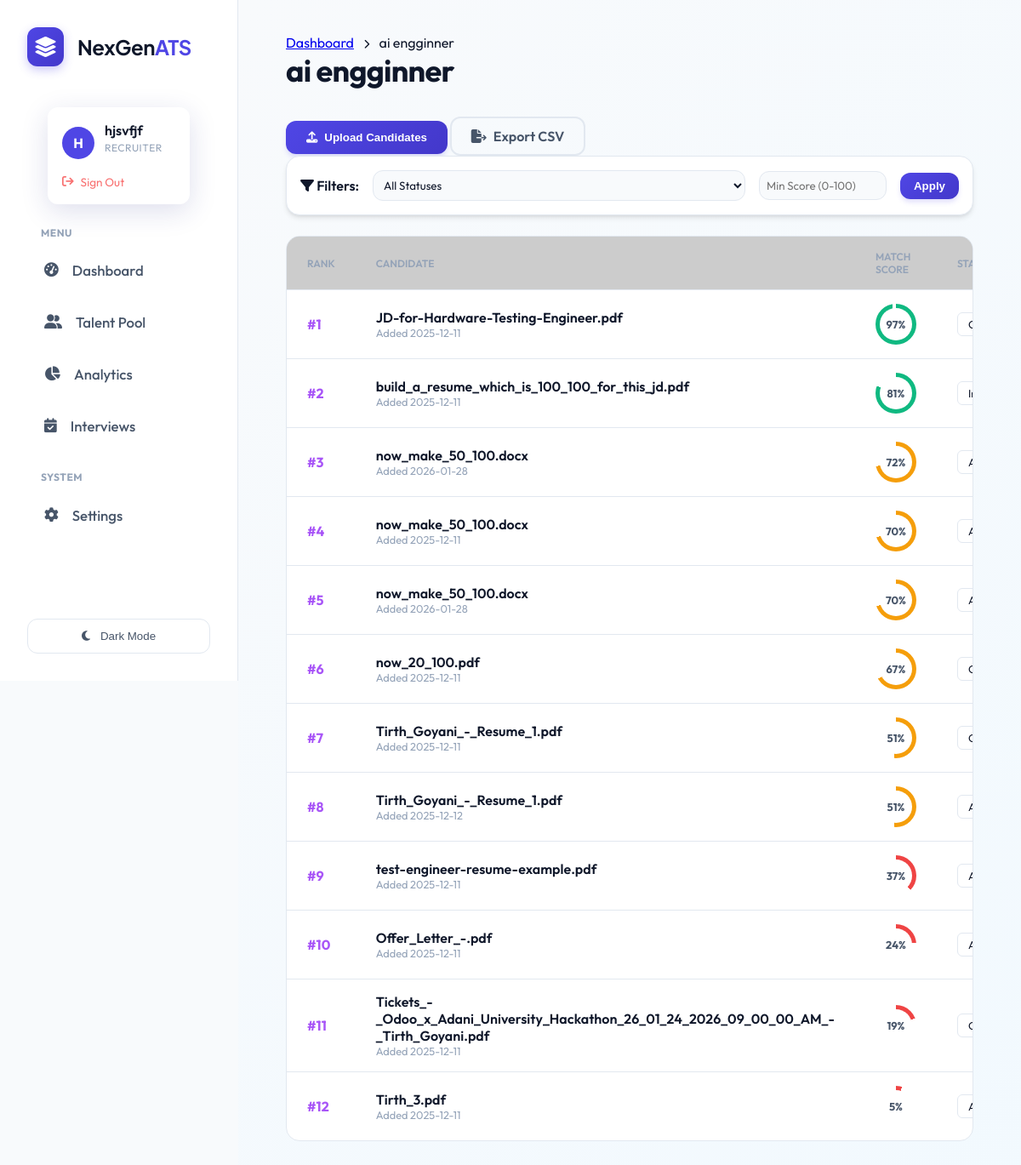
The page /jobs/22 (signed in) on the database its author committed.
### tables this page shows
CREATE TABLE users (
                    id INTEGER PRIMARY KEY AUTOINCREMENT,
                    name TEXT NOT NULL,
                    email TEXT UNIQUE NOT NULL,
                    password_hash TEXT NOT NULL,
                    role TEXT DEFAULT 'candidate', -- recruiter, candidate, admin
                    created_at TIMESTAMP DEFAULT CURRENT_TIMESTAMP
                , resume_path TEXT, skills TEXT, experience TEXT, education TEXT, profile_summary TEXT, full_text TEXT);

CREATE TABLE jobs (
                    id INTEGER PRIMARY KEY AUTOINCREMENT,
                    title TEXT NOT NULL,
                    description TEXT,
                    created_at TIMESTAMP DEFAULT CURRENT_TIMESTAMP,
                    status TEXT DEFAULT 'Open'
                );

CREATE TABLE candidates (
                    id INTEGER PRIMARY KEY AUTOINCREMENT,
                    job_id INTEGER,
                    filename TEXT,
                    semantic_score REAL,
                    skills_score REAL,
                    experience_score REAL,
                    total_score REAL,
                    email TEXT,
                    phone TEXT,
                    full_text TEXT,
                    missing_skills TEXT,
                    interview_questions TEXT,
                    created_at TIMESTAMP DEFAULT CURRENT_TIMESTAMP, user_id INTEGER, status TEXT DEFAULT 'Applied', notes TEXT, name TEXT,
                    FOREIGN KEY(job_id) REFERENCES jobs(id)
                );

### routes/core.py (the view)
@bp.route('/jobs/<int:job_id>')
@login_required
@role_required('recruiter')
def job_detail(job_id):
    conn = database.get_db_connection()
    job = conn.execute('SELECT * FROM jobs WHERE id = ?', (job_id,)).fetchone()
    if not job:
        return "Job not found", 404
    min_score = request.args.get('min_score', type=float)
    status_filter = request.args.get('status_filter')
    query = 'SELECT * FROM candidates WHERE job_id = ?'
    params = [job_id]
    if min_score:
        query += ' AND total_score >= ?'
        params.append(min_score)
    if status_filter:
        query += ' AND status = ?'
        params.append(status_filter)
    query += ' ORDER BY total_score DESC'
    candidates = conn.execute(query, params).fetchall()
    conn.close()
    return render_template('job_detail.html', job=job, candidates=candidates)

### app.py (called while the page is built)
@login_manager.user_loader
def load_user(user_id):
    return User.get(user_id)

### database.py (called while the page is built)
def get_db_connection():
    db_url = os.getenv('DATABASE_URL')
    if db_url:
        import psycopg2
        from psycopg2.extras import RealDictCursor
        conn = psycopg2.connect(db_url, cursor_factory=RealDictCursor)
        return conn
    else:
        conn = sqlite3.connect(DB_NAME)
        conn.row_factory = sqlite3.Row
        return conn

    @staticmethod
    def get(user_id):
        conn = get_db_connection()
        user = conn.execute('SELECT * FROM users WHERE id = ?', (user_id,)).fetchone()
        conn.close()
        if not user: return None
        return User(user['id'], user['name'], user['email'], user['role'], user['password_hash'],
                   user['resume_path'], user['skills'], user['experience'], user['education'], user['profile_summary'])

### templates/job_detail.html (shortened to what this page needs)
{% extends "layout.html" %}
{% block content %}
<div class="job-header">
    <div class="header-actions">
        <div class="breadcrumbs">
            <a href="/">Dashboard</a> <i class="fa-solid fa-chevron-right"
                style="font-size: 0.7rem; margin: 0 0.5rem;"></i> {{ job.title }}
        </div>
        <h1>{{ job.title }}</h1>
    </div>
    <div class="action-buttons">
        <button onclick="triggerUpload()" class="btn-primary">
            <i class="fa-solid fa-upload"></i> Upload Candidates
        </button>
        <a href="/jobs/{{ job.id }}/export" class="btn-secondary" style="text-decoration:none;">
            <i class="fa-solid fa-file-export"></i> Export CSV
        </a>
    </div>
</div>
<div class="filter-toolbar glass-card"
    style="padding: 1rem; margin-bottom: 1.5rem; display: flex; gap: 1rem; align-items: center;">
    <span style="font-weight: 600; color: var(--text-primary);"><i class="fa-solid fa-filter"></i> Filters:</span>
    <form action="" method="GET" style="display: flex; gap: 1rem; flex: 1; align-items: center;">
        <select name="status_filter" style="padding: 0.5rem; border-radius: var(--radius);">
            <option value="">All Statuses</option>
        </select>
        <input type="number" name="min_score" placeholder="Min Score (0-100)"
            value="{{ request.args.get('min_score', '') }}"
            style="width: 150px; padding: 0.5rem; border-radius: var(--radius);">
        <button type="submit" class="btn-primary" style="padding: 0.5rem 1rem;">Apply</button>
    </form>
</div>
<div class="candidates-section">
    {% if candidates %}
    <div class="table-container">
        <table>
            <thead>
                <tr>
                    <th>Rank</th>
                    <th>Candidate</th>
                    <th>Match Score</th>
                    <th>Status</th>
                </tr>
            </thead>
            <tbody>
                {% for cand in candidates %}
                <tr class="candidate-row" onclick="viewCandidate({{ cand.id }})">
                    <td style="font-weight: 700; color: #a855f7;">#{{ loop.index }}</td>
                    <td>
                        <div class="cand-name" style="font-weight: 600;">{{ cand.filename }}</div>
                        <div class="cand-meta" style="font-size: 0.8rem; color: var(--text-muted);">Added {{
                            cand.created_at[:10] }}</div>
                    </td>
                    <td>
                        <div class="score-circle"
                            style="--p:{{ cand.total_score }}; --c:{% if cand.total_score > 75 %}#10b981{% elif cand.total_score > 50 %}#f59e0b{% else %}#ef4444{% endif %}">
                            <span>{{ cand.total_score|round|int }}%</span>
                        </div>
                    </td>
                    <td onclick="event.stopPropagation()">
                        <form action="/candidate/{{ cand.id }}/status" method="POST">
                            <select name="status" onchange="this.form.submit()"
                                style="padding: 0.25rem 0.5rem; border-radius: 6px; font-size: 0.8rem; border: 1px solid var(--border); background: var(--bg-card); color: var(--text-primary); cursor: pointer;">
                                <option value="Applied" {% if cand.status=='Applied' %}selected{% endif %}>Applied
                                </option>
                                <option value="Interview" {% if cand.status=='Interview' %}selected{% endif %}>Interview
                                </option>
                                <option value="Offer" {% if cand.status=='Offer' %}selected{% endif %}>Offer</option>
                            </select>
                        </form>
                    </td>
                </tr>
                {% endfor %}
            </tbody>
        </table>
    </div>
    {% endif %}
</div>
{% endblock %}

### templates/layout.html (shortened to what this page needs)
<!DOCTYPE html>
<html lang="en">
<head>
    <link rel="stylesheet" href="https://cdnjs.cloudflare.com/ajax/libs/font-awesome/6.4.0/css/all.min.css">
    <link rel="stylesheet" href="/static/style.css">
</head>
<body>
    <div class="app-container">
        <aside class="sidebar">
            <div class="brand">
                <div class="brand-logo-container"
                    style="background: linear-gradient(135deg, var(--primary), var(--primary-hover)); padding: 8px; border-radius: 12px; box-shadow: 0 4px 12px rgba(79, 70, 229, 0.3);">
                    <i class="fa-solid fa-layer-group" style="color: white; font-size: 1.5rem;"></i>
                </div>
                <span style="font-family: 'Plus Jakarta Sans', sans-serif; letter-spacing: -0.5px;">NexGen<span
                        style="color: var(--primary);">ATS</span></span>
            </div>
            <div class="user-profile-widget">
                {% if current_user.is_authenticated %}
                <div class="user-card glass-effect"
                    style="border: 1px solid rgba(255,255,255,0.1); background: rgba(255,255,255,0.03);">
                    <div style="display: flex; align-items: center; gap: 0.75rem; margin-bottom: 0.75rem;">
                        <div
                            style="width: 38px; height: 38px; background: var(--primary); border-radius: 50%; display: flex; align-items: center; justify-content: center; color: white; font-weight: 700;">
                            {{ current_user.name[0] | upper }}
                        </div>
                        <div style="overflow: hidden;">
                            <div class="user-card-name"
                                style="white-space: nowrap; overflow: hidden; text-overflow: ellipsis;">{{
                                current_user.name }}</div>
                            <div class="user-card-role">{{ current_user.role }}</div>
                        </div>
                    </div>
                    <form action="{{ url_for('auth.logout') }}" method="GET">
                        <button type="submit" class="user-card-logout"
                            style="background: none; border: none; cursor: pointer; padding: 0; width: auto; font-family: inherit;">
                            <i class="fa-solid fa-arrow-right-from-bracket"></i> Sign Out
                        </button>
                    </form>
                </div>
                {% endif %}
            </div>
            <nav style="flex: 1; overflow-y: auto; padding-right: 0.5rem;">
                <p
                    style="font-size: 0.75rem; text-transform: uppercase; color: var(--text-muted); font-weight: 700; margin: 0 0 0.5rem 1rem; letter-spacing: 0.5px;">
                    Menu</p>
                <a href="/" class="nav-item {% if request.path == '/' %}active{% endif %}">
                    <i class="fa-solid fa-gauge-high"></i>
                    <span>Dashboard</span>
                </a>
                {% if current_user.is_authenticated and current_user.role == 'recruiter' %}
                <a href="/talent_pool" class="nav-item {% if request.path == '/talent_pool' %}active{% endif %}">
                    <i class="fa-solid fa-user-group"></i>
                    <span>Talent Pool</span>
                </a>
                <a href="/analytics" class="nav-item {% if request.path == '/analytics' %}active{% endif %}">
                    <i class="fa-solid fa-chart-pie"></i>
                    <span>Analytics</span>
                </a>
                <a href="/interviews" class="nav-item {% if request.path == '/interviews' %}active{% endif %}">
                    <i class="fa-solid fa-calendar-check"></i>
                    <span>Interviews</span>
                </a>
                {% endif %}
                <p
                    style="font-size: 0.75rem; text-transform: uppercase; color: var(--text-muted); font-weight: 700; margin: 1.5rem 0 0.5rem 1rem; letter-spacing: 0.5px;">
                    System</p>
                <a href="/settings" class="nav-item {% if request.path == '/settings' %}active{% endif %}">
                    <i class="fa-solid fa-gear"></i>
                    <span>Settings</span>
                </a>
            </nav>
            <button id="theme-toggle" class="theme-toggle-btn">
                <i class="fa-solid fa-moon"></i>
                <span>Switch Theme</span>
            </button>
        </aside>
        <main class="main-content">
            {% block content %}{% endblock %}
        </main>
    </div>
</body>
</html>

### rows shown on the page
users: name "H", name "hjsvfjf", role "RECRUITER"
jobs: title "ai engginner"
candidates: filename "JD-for-Hardware-Testing-Engineer.pdf", created_at "2025-12-11", total_score "97", status "Offer"
candidates: filename "build_a_resume_which_is_100_100_for_this_jd.pdf", created_at "2025-12-11", total_score "81", status "Interview"
candidates: filename "now_make_50_100.docx", created_at "2026-01-28", total_score "72", status "Applied"
candidates: filename "now_make_50_100.docx", created_at "2025-12-11", total_score "70", status "Applied"
candidates: filename "now_make_50_100.docx", created_at "2026-01-28", total_score "70", status "Applied"
candidates: filename "now_20_100.pdf", created_at "2025-12-11", total_score "67", status "Offer"
candidates: filename "Tirth_Goyani_-_Resume_1.pdf", created_at "2025-12-11", total_score "51", status "Offer"
candidates: filename "Tirth_Goyani_-_Resume_1.pdf", created_at "2025-12-12", total_score "51", status "Applied"
candidates: filename "test-engineer-resume-example.pdf", created_at "2025-12-11", total_score "37", status "Applied"
candidates: filename "Offer_Letter_-.pdf", created_at "2025-12-11", total_score "24", status "Applied"
candidates: filename "Tickets_-_Odoo_x_Adani_University_Hackathon_26_01_24_2026_09_00_00_AM_-_Tirth_Goyani.pdf", created_at "2025-12-11", total_score "19", status "Offer"
candidates: filename "Tirth_3.pdf", created_at "2025-12-11", total_score "5", status "Applied"
